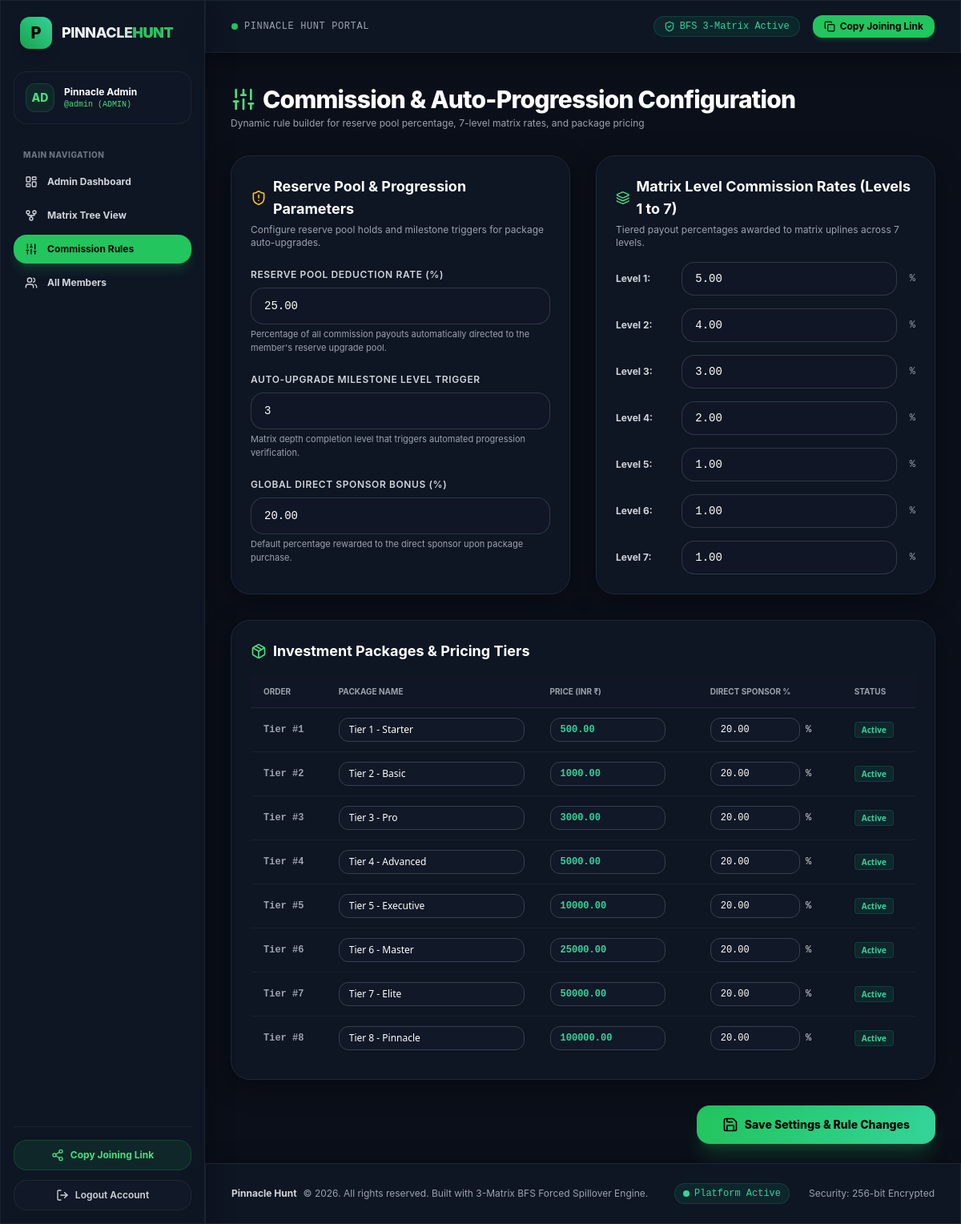
Screenshot of /index.php?page=admin_settings (signed in) with the database file from the repository.
### tables this page shows
CREATE TABLE `users` (
    `id` INT AUTO_INCREMENT PRIMARY KEY,
    `username` VARCHAR(50) NOT NULL UNIQUE,
    `email` VARCHAR(100) NOT NULL UNIQUE,
    `password` VARCHAR(255) NOT NULL,
    `full_name` VARCHAR(100) NOT NULL,
    `phone` VARCHAR(20) DEFAULT NULL,
    `role` ENUM('admin', 'user') NOT NULL DEFAULT 'user',
    `sponsor_id` INT DEFAULT NULL,
    `wallet_balance` DECIMAL(15,2) NOT NULL DEFAULT 0.00,
    `reserve_balance` DECIMAL(15,2) NOT NULL DEFAULT 0.00,
    `status` ENUM('active', 'suspended') NOT NULL DEFAULT 'active',
    `created_at` DATETIME NOT NULL DEFAULT CURRENT_TIMESTAMP,
    FOREIGN KEY (`sponsor_id`) REFERENCES `users`(`id`) ON DELETE SET NULL
);

CREATE TABLE `packages` (
    `id` INT AUTO_INCREMENT PRIMARY KEY,
    `name` VARCHAR(100) NOT NULL,
    `price` DECIMAL(15,2) NOT NULL,
    `direct_commission_percent` DECIMAL(5,2) NOT NULL DEFAULT 20.00,
    `sort_order` INT NOT NULL DEFAULT 1,
    `status` ENUM('active', 'inactive') NOT NULL DEFAULT 'active',
    `created_at` DATETIME NOT NULL DEFAULT CURRENT_TIMESTAMP
);

### views/admin/settings.php (the view, shortened to what the rows shown need)
<?php require_once __DIR__ . '/../layout/header.php'; ?>
<div class="flex flex-col md:flex-row md:items-center justify-between gap-4 mb-8">
    <div>
        <h1 class="text-3xl font-extrabold text-white tracking-tight flex items-center gap-2">
            <i data-lucide="sliders" class="w-8 h-8 text-brand-400"></i> Commission & Auto-Progression Configuration
        </h1>
    </div>
</div>
<form action="index.php?action=update_settings" method="POST">
    <div class="glass-card rounded-3xl p-6 mb-8 border border-gray-800">
        <div class="overflow-x-auto">
            <table class="w-full text-left text-xs text-gray-300">
                <thead class="bg-gray-900/60 uppercase text-[10px] text-gray-400 font-semibold border-b border-gray-800">
                    <tr>
                        <th class="px-4 py-3">Order</th>
                        <th class="px-4 py-3">Package Name</th>
                        <th class="px-4 py-3">Price (INR ₹)</th>
                        <th class="px-4 py-3">Direct Sponsor %</th>
                        <th class="px-4 py-3">Status</th>
                    </tr>
                </thead>
                <tbody class="divide-y divide-gray-800/60 font-mono">
                    <?php foreach ($packages as $pkg): ?>
                        <tr class="hover:bg-gray-800/30 transition">
                            <td class="px-4 py-3 font-bold text-gray-400">Tier #<?= $pkg['sort_order'] ?></td>
                            <td class="px-4 py-3">
                                <input type="text" name="packages[<?= $pkg['id'] ?>][name]" value="<?= htmlspecialchars($pkg['name']) ?>" required class="px-3 py-1.5 bg-gray-900 border border-gray-700 rounded-xl text-white font-sans text-xs w-full max-w-xs focus:outline-none focus:border-brand-500">
                            </td>
                            <td class="px-4 py-3">
                                <input type="number" step="0.01" name="packages[<?= $pkg['id'] ?>][price]" value="<?= $pkg['price'] ?>" required class="px-3 py-1.5 bg-gray-900 border border-gray-700 rounded-xl text-emerald-400 font-bold text-xs w-36 focus:outline-none focus:border-brand-500">
                            </td>
                            <td class="px-4 py-3">
                                <input type="number" step="0.01" name="packages[<?= $pkg['id'] ?>][direct_commission_percent]" value="<?= $pkg['direct_commission_percent'] ?>" required class="px-3 py-1.5 bg-gray-900 border border-gray-700 rounded-xl text-white text-xs w-28 focus:outline-none focus:border-brand-500"> %
                            </td>
                            <td class="px-4 py-3 font-sans">
                                <span class="px-2 py-0.5 rounded text-[10px] font-bold bg-emerald-500/10 text-emerald-400 border border-emerald-500/20">Active</span>
                            </td>
                        </tr>
                    <?php endforeach; ?>
                </tbody>
            </table>
        </div>
    </div>
</form>
<?php require_once __DIR__ . '/../layout/footer.php'; ?>

### views/layout/header.php (shortened to what the rows shown need)
<!DOCTYPE html>
<html lang="en" class="dark">
<head>
    <script src="https://cdn.tailwindcss.com"></script>
</head>
<body class="min-h-screen flex flex-col antialiased selection:bg-brand-500 selection:text-black">
<?php if (isLoggedIn()): $user = currentUser(); ?>
<aside class="w-64 fixed inset-y-0 left-0 z-40 glass-card border-r border-gray-800/80 hidden md:flex flex-col justify-between p-4">
    <div class="space-y-6">
        <a href="index.php" class="flex items-center gap-3 px-2 py-1 group">
            <div class="w-10 h-10 rounded-xl bg-gradient-to-tr from-brand-600 to-emerald-400 flex items-center justify-center font-extrabold text-black text-xl shadow-lg group-hover:scale-105 transition-transform">
                P
            </div>
            <span class="font-extrabold text-lg tracking-tight bg-clip-text text-transparent bg-gradient-to-r from-white via-gray-200 to-brand-400">
                PINNACLE<span class="text-brand-500">HUNT</span>
            </span>
        </a>
        <div class="p-3.5 rounded-2xl bg-gray-900/80 border border-gray-800/80 flex items-center gap-3">
            <div class="w-9 h-9 rounded-xl bg-brand-500/10 border border-brand-500/20 text-brand-400 flex items-center justify-center font-extrabold text-sm">
                <?= strtoupper(substr($user['username'] ?? 'U', 0, 2)) ?>
            </div>
            <div class="flex-1 min-w-0">
                <div class="text-xs font-bold text-white truncate"><?= htmlspecialchars($user['full_name'] ?? '') ?></div>
                <div class="text-[10px] text-brand-400 font-mono truncate">@<?= htmlspecialchars($user['username'] ?? '') ?> (<?= strtoupper($user['role'] ?? 'USER') ?>)</div>
            </div>
        </div>
        <nav class="space-y-1.5">
            <span class="px-3 text-[10px] font-extrabold text-gray-500 uppercase tracking-wider">Main Navigation</span>
            <?php if ($user && $user['role'] === 'admin'): ?>
                <a href="index.php?page=admin_dashboard" class="flex items-center gap-3 px-3.5 py-2.5 rounded-2xl text-xs font-bold transition hover:bg-gray-800/80 hover:text-white <?= ($_GET['page'] ?? '') === 'admin_dashboard' ? 'bg-brand-500 text-black shadow-lg shadow-brand-500/20' : 'text-gray-300' ?>">
                    <i data-lucide="layout-dashboard" class="w-4 h-4"></i> Admin Dashboard
                </a>
                <a href="index.php?page=admin_matrix_tree" class="flex items-center gap-3 px-3.5 py-2.5 rounded-2xl text-xs font-bold transition hover:bg-gray-800/80 hover:text-white <?= ($_GET['page'] ?? '') === 'admin_matrix_tree' ? 'bg-brand-500 text-black shadow-lg shadow-brand-500/20' : 'text-gray-300' ?>">
                    <i data-lucide="git-fork" class="w-4 h-4"></i> Matrix Tree View
                </a>
                <a href="index.php?page=admin_settings" class="flex items-center gap-3 px-3.5 py-2.5 rounded-2xl text-xs font-bold transition hover:bg-gray-800/80 hover:text-white <?= ($_GET['page'] ?? '') === 'admin_settings' ? 'bg-brand-500 text-black shadow-lg shadow-brand-500/20' : 'text-gray-300' ?>">
                    <i data-lucide="sliders" class="w-4 h-4"></i> Commission Rules
                </a>
                <a href="index.php?page=admin_members" class="flex items-center gap-3 px-3.5 py-2.5 rounded-2xl text-xs font-bold transition hover:bg-gray-800/80 hover:text-white <?= ($_GET['page'] ?? '') === 'admin_members' ? 'bg-brand-500 text-black shadow-lg shadow-brand-500/20' : 'text-gray-300' ?>">
                    <i data-lucide="users" class="w-4 h-4"></i> All Members
                </a>
            <?php endif; ?>
        </nav>
    </div>
    <div class="space-y-3 pt-4 border-t border-gray-800/80">
        <?php
            $protocol = isset($_SERVER['HTTPS']) && $_SERVER['HTTPS'] === 'on' ? "https" : "http";
            $host = $_SERVER['HTTP_HOST'] ?? 'localhost:8000';
            $asideRefUrl = "{$protocol}://{$host}/index.php?page=register&ref=" . urlencode($user['username'] ?? '');
        ?>
        <button id="asideShareBtn" onclick="copyToClipboard('<?= htmlspecialchars($asideRefUrl) ?>', 'asideShareBtn')" class="w-full py-2.5 px-3 rounded-2xl text-xs font-bold bg-brand-500/10 hover:bg-brand-500/20 text-brand-400 border border-brand-500/20 transition flex items-center justify-center gap-2">
            <i data-lucide="share-2" class="w-4 h-4"></i> Copy Joining Link
        </button>
        <a href="index.php?action=logout" class="w-full py-2.5 px-3 rounded-2xl text-xs font-semibold bg-gray-900 hover:bg-red-500/20 text-gray-300 hover:text-red-400 border border-gray-800 hover:border-red-500/30 transition flex items-center justify-center gap-2">
            <i data-lucide="log-out" class="w-4 h-4"></i> Logout Account
        </a>
    </div>
</aside>
<div class="md:ml-64 min-h-screen flex flex-col flex-1">
    <header class="sticky top-0 z-30 glass-card border-b border-gray-800/80">
        <div class="max-w-7xl mx-auto px-4 sm:px-6 lg:px-8">
            <div class="flex items-center justify-between h-16">
                <div class="flex items-center gap-3">
                    <div class="flex items-center gap-2">
                        <span class="w-2 h-2 rounded-full bg-brand-500 animate-pulse"></span>
                        <span class="text-xs font-mono text-gray-400 uppercase tracking-wider">Pinnacle Hunt Portal</span>
                    </div>
                </div>
                <div class="flex items-center gap-4">
                    <span class="hidden sm:inline-flex items-center gap-1.5 px-3 py-1 rounded-full bg-emerald-500/10 text-emerald-400 font-mono text-xs border border-emerald-500/20">
                        <i data-lucide="shield-check" class="w-3.5 h-3.5"></i> BFS 3-Matrix Active
                    </span>
                    <button id="topNavShareBtn" onclick="copyToClipboard('<?= htmlspecialchars($asideRefUrl) ?>', 'topNavShareBtn')" class="px-3.5 py-1.5 rounded-xl text-xs font-bold bg-brand-500 hover:bg-brand-600 text-black shadow-md shadow-brand-500/20 transition flex items-center gap-1.5">
                        <i data-lucide="copy" class="w-3.5 h-3.5"></i> Copy Joining Link
                    </button>
                </div>
            </div>
        </div>
    </header>
<?php endif; ?>
<main class="flex-1 max-w-7xl w-full mx-auto px-4 sm:px-6 lg:px-8 py-6">

### rows the page displays
users: username "AD", full_name "Pinnacle Admin", username "admin", role "ADMIN"
packages: sort_order "1", name "Tier 1 - Starter", price "500.00", direct_commission_percent "20.00"
packages: sort_order "2", name "Tier 2 - Basic", price "1000.00", direct_commission_percent "20.00"
packages: sort_order "3", name "Tier 3 - Pro", price "3000.00", direct_commission_percent "20.00"
packages: sort_order "4", name "Tier 4 - Advanced", price "5000.00", direct_commission_percent "20.00"
packages: sort_order "5", name "Tier 5 - Executive", price "10000.00", direct_commission_percent "20.00"
packages: sort_order "6", name "Tier 6 - Master", price "25000.00", direct_commission_percent "20.00"
packages: sort_order "7", name "Tier 7 - Elite", price "50000.00", direct_commission_percent "20.00"
packages: sort_order "8", name "Tier 8 - Pinnacle", price "100000.00", direct_commission_percent "20.00"
